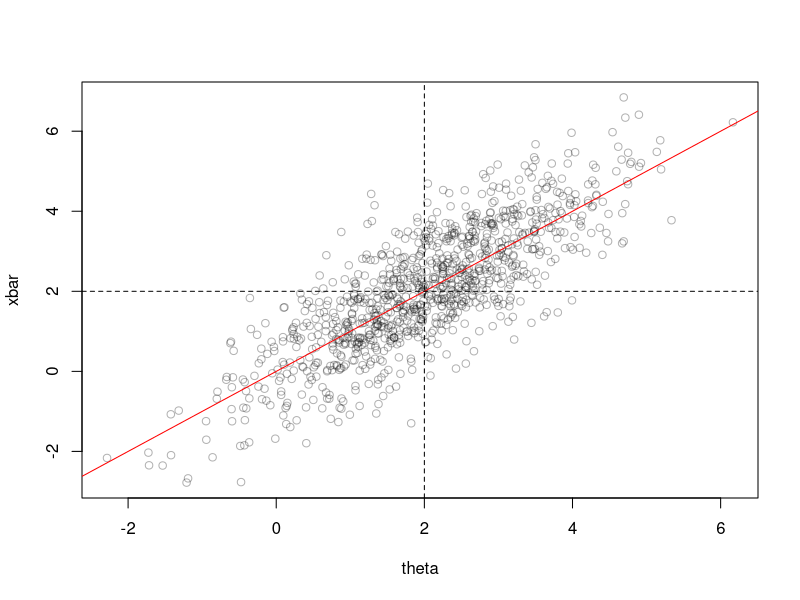
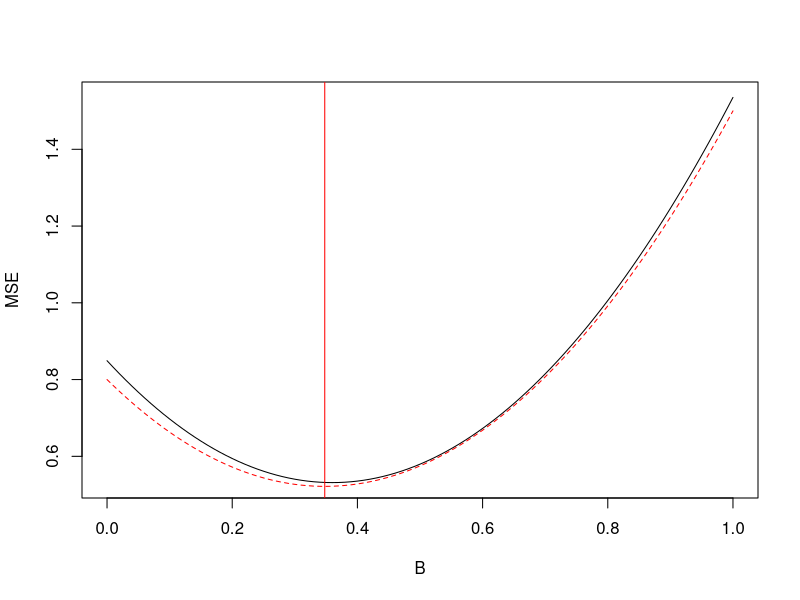
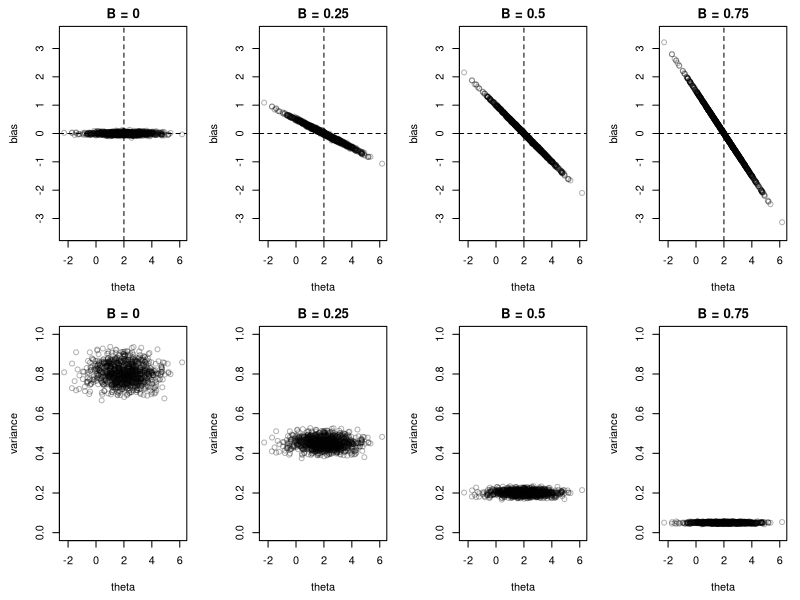
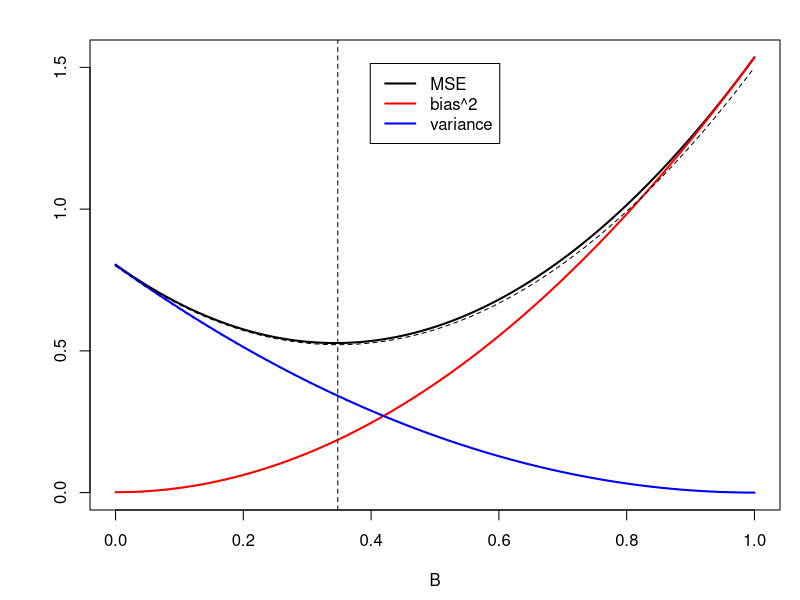

These figures' R source, in order:
# In-class exercise: shrinkage estimation in a simple hierarchical model
#
# The model:
#
#   theta_i ~ N(mu_theta, sigma2_theta)    i = 1, ..., m   (e.g. genes)
#   x_ij | theta_i ~ N(theta_i, sigma2_x)  j = 1, ..., n   (replicates)
#
# Our goal is to estimate each theta_i. The obvious estimator is the
# per-gene average, xbar_i. A shrinkage estimator pulls xbar_i toward
# the center of the distribution of the thetas:
#
#   theta_hat_i = (1 - B) * xbar_i + B * mu_theta
#
# where B in [0,1] is the shrinkage factor. B = 0 is no shrinkage
# (just use xbar_i), B = 1 is complete shrinkage (every gene gets
# the same estimate, mu_theta).

library(matrixStats)

set.seed(5)
m <- 1000
n <- 5
mu_theta <- 2
sigma2_theta <- 1.5
sigma2_x <- 4

theta <- rnorm(m, mu_theta, sqrt(sigma2_theta))
# row i of x has the n replicates for theta_i
x <- matrix(rnorm(m * n, theta, sqrt(sigma2_x)), nrow=m, ncol=n)
xbar <- rowMeans(x)

plot(theta, xbar, col=rgb(0,0,0,.3))
abline(0, 1, col="red")
abline(h=mu_theta, v=mu_theta, lty=2)

# Is the spread of xbar larger or smaller than the spread of
# theta? Why? What should var(xbar) be, in terms of the parameters?
var(theta)
var(xbar)

# The spread of xbar is larger. Each xbar_i is theta_i plus
# independent noise with variance sigma2_x / n, so the two sources of
# variance add:
#
#   var(xbar_i) = sigma2_theta + sigma2_x / n = 1.5 + 4/5 = 2.3
#
# This is why the most extreme xbar_i tend to overshoot their theta_i,
# and why pulling them back toward the middle can help.
sigma2_theta + sigma2_x / n

shrink <- function(xbar, B, mu) (1 - B) * xbar + B * mu

## Part 1: optimal shrinkage factor

# Here we pretend mu_theta, sigma2_theta and sigma2_x are known.
# Try a grid of shrinkage factors and compute the mean squared error
# of the estimates, averaging over all m genes.

B_grid <- seq(from=0, to=1, by=0.01)
mse <- sapply(B_grid, function(B) {
  mean((shrink(xbar, B, mu_theta) - theta)^2)
})
plot(B_grid, mse, type="l", xlab="B", ylab="MSE")
B_grid[which.min(mse)]

# Work out the optimal B analytically.
# See hier_shrink_derivation.typ
# (render to PDF with `typst compile`)

B_formula <- (sigma2_x / n) / (sigma2_x / n + sigma2_theta)
abline(v=B_formula, col="red")
B_formula
# theoretical MSE(B) = (1 - B)^2 * sigma2_x / n + B^2 * sigma2_theta
# (here curve() uses x for B), compare to the simulated MSE
curve((1 - x)^2 * sigma2_x / n + x^2 * sigma2_theta,
      add=TRUE, col="red", lty=2)

# How does the optimal B change when you increase n? When you
# increase sigma2_x? When you increase sigma2_theta? Make a guess,
# then change the parameters at the top and re-run to check.

## Part 2: bias and variance of the shrinkage estimator

# Hold the thetas fixed and redraw the data `x` many times.
# This lets us compute, for each gene, the bias and the variance of
# theta_hat_i over repeated experiments

nrep <- 500
xbar_rep <- replicate(nrep, {
  x_new <- matrix(rnorm(m * n, theta, sqrt(sigma2_x)), nrow=m, ncol=n)
  rowMeans(x_new)
})
dim(xbar_rep) # m genes x nrep experiments

bias_and_var <- function(B) {
  est <- shrink(xbar_rep, B, mu_theta)
  data.frame(theta = theta,
             bias = rowMeans(est) - theta,
             var = rowVars(est))
}

# Look at a few fixed shrinkage factors
B_values <- c(0, 0.25, 0.5, 0.75)
par(mfrow=c(2,4), mar=c(4.5,4.5,2,1))
for (B in B_values) {
  bv <- bias_and_var(B)
  plot(bv$theta, bv$bias, col=rgb(0,0,0,.3), ylim=c(-3.5,3.5),
       xlab="theta", ylab="bias", main=paste("B =", B))
  abline(h=0, v=mu_theta, lty=2)
}
for (B in B_values) {
  bv <- bias_and_var(B)
  plot(bv$theta, bv$var, col=rgb(0,0,0,.3), ylim=c(0,1),
       xlab="theta", ylab="variance", main=paste("B =", B))
}
par(mfrow=c(1,1))

# Average squared bias and average variance across genes, over the
# grid of B values
tradeoff <- t(sapply(B_grid, function(B) {
  bv <- bias_and_var(B)
  c(bias2 = mean(bv$bias^2), var = mean(bv$var))
}))
tradeoff <- data.frame(B = B_grid, tradeoff)
tradeoff$mse <- tradeoff$bias2 + tradeoff$var

plot(tradeoff$B, tradeoff$mse, type="l", lwd=2,
     ylim=c(0, max(tradeoff$mse)), xlab="B", ylab="")
lines(tradeoff$B, tradeoff$bias2, col="red", lwd=2)
lines(tradeoff$B, tradeoff$var, col="blue", lwd=2)
legend("top", c("MSE","bias^2","variance"),
       col=c("black","red","blue"), lwd=2, inset=.05)
abline(v=B_formula, lty=2)

# theoretical curves (dashed): bias^2 = B^2 * sigma2_theta (here using
# the observed spread of the thetas), variance = (1 - B)^2 * sigma2_x / n,
# and their sum, the MSE(B) from Part 1
curve(x^2 * mean((theta - mu_theta)^2), add=TRUE, col="red", lty=2)
curve((1 - x)^2 * sigma2_x / n, add=TRUE, col="blue", lty=2)
curve(x^2 * sigma2_theta + (1 - x)^2 * sigma2_x / n, add=TRUE, lty=2)
